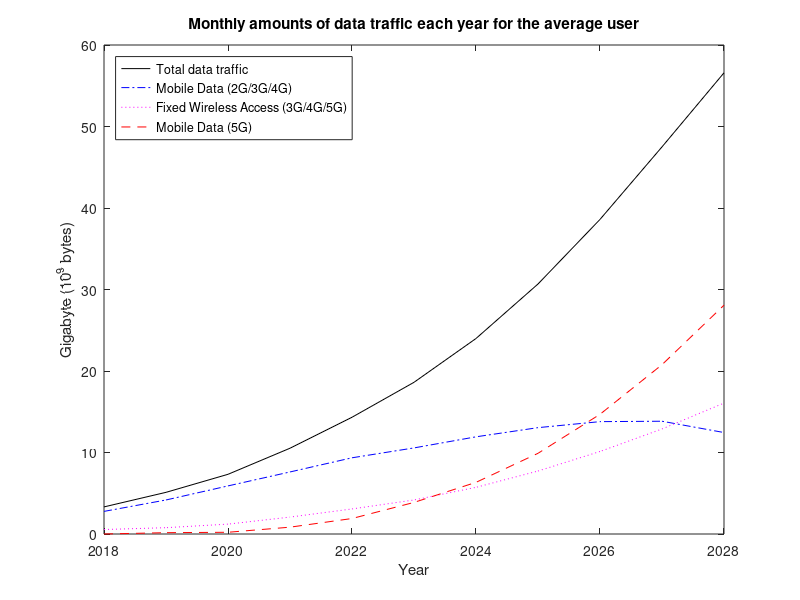
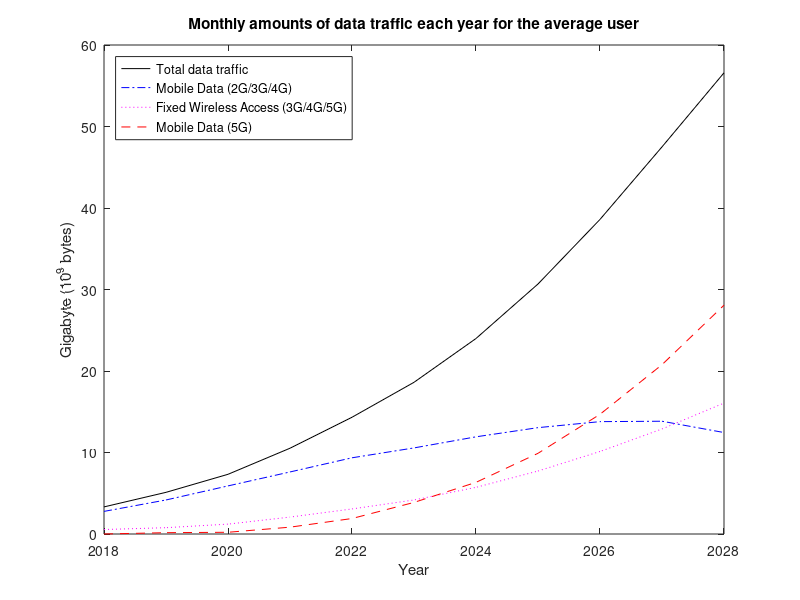
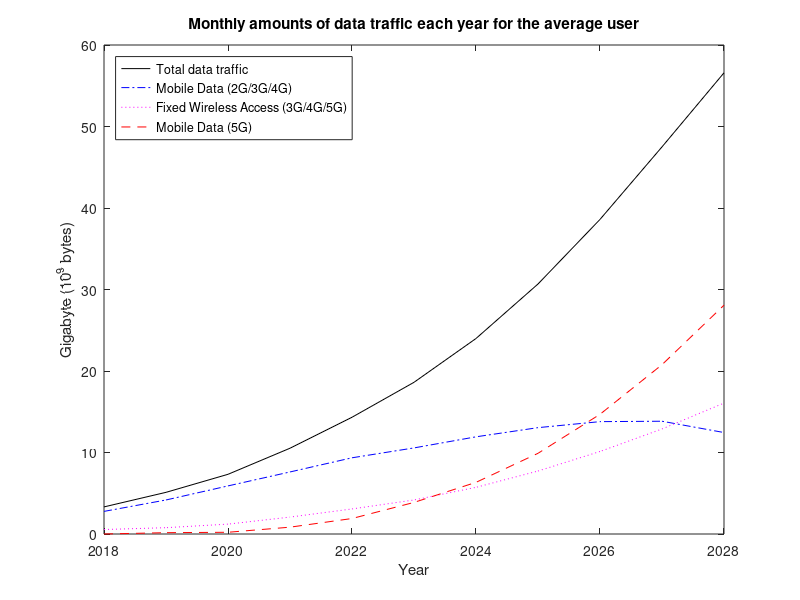
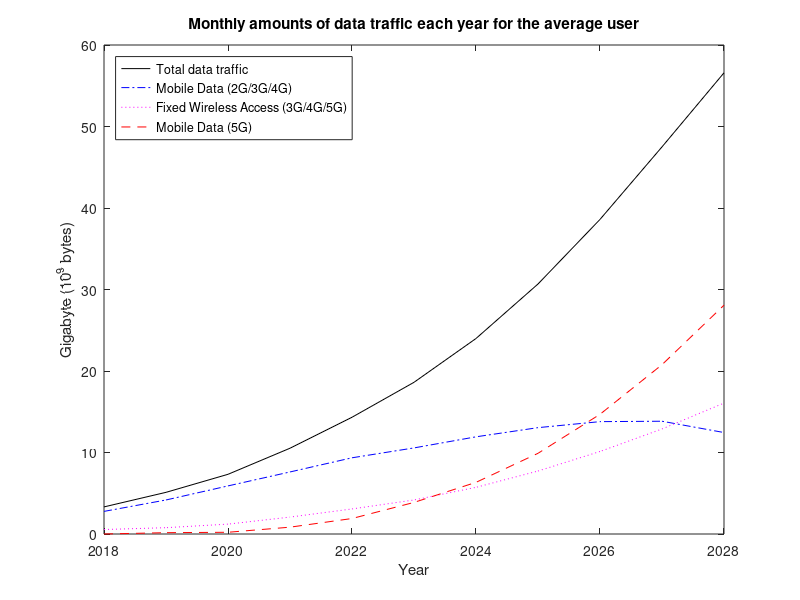

These figures' MATLAB source, in order:
%Alexander Edberg (aleed476)

%1
clear
close all

load datatraffic.mat

%2
plot(years,traffic) %plot Y versus the corresponding values in X

title('Monthly amounts of data traffic each year')
xlabel('Year')
ylabel('Exabyte (10^{18} bytes)')
legend('Mobile Data (2G/3G/4G)', 'Mobile Data (5G)', 'Fixed Wireless Access (3G/4G/5G)', 'Location', 'northwest')


%3
bar(years,traffic) %bar chart plot

title('Monthly amounts of data traffic each year')
xlabel('Year')
ylabel('Exabyte (10^{18} bytes)')
legend('Mobile Data (2G/3G/4G)', 'Mobile Data (5G)', 'Fixed Wireless Access (3G/4G/5G)', 'Location', 'northwest')


%4
subplot(2,1,1); % (n,m,p), n=rows , m=columns, p =position for plot
bar(years,traffic)

title('Monthly amounts of data traffic each year')
xlabel('Year')
ylabel('Exabyte (10^{18} bytes)')
legend('Mobile Data (2G/3G/4G)', 'Mobile Data (5G)', 'Fixed Wireless Access (3G/4G/5G)', 'Location', 'northwest')


subplot(2,1,2); % (n,m,p), n=rows , m=columns, p =position for plot
bar(years,traffic,'stacked') %stacked to get it stacked

title('Monthly amounts of data traffic each year')
xlabel('Year')
ylabel('Exabyte (10^{18} bytes)')
legend('Mobile Data (2G/3G/4G)', 'Mobile Data (5G)', 'Fixed Wireless Access (3G/4G/5G)', 'Location', 'northwest')


%5
clf % clear figure to start plotting without subplot
traffic_avg_per = traffic/(8*10^9); %divide by 8billion to get the traffic for average person
traffic_avg_per = traffic_avg_per*10^9; %Go from exabyte (10^18 byte) to gigabyte (10^9 byte)

plot(years,traffic_avg_per)

title('Monthly amounts of data traffic each year for the average user')
xlabel('Year')
ylabel('Gigabyte (10^{9} bytes)')
legend('Mobile Data (2G/3G/4G)', 'Mobile Data (5G)', 'Fixed Wireless Access (3G/4G/5G)', 'Location', 'northwest')


%6-7

plot(years,sum(traffic_avg_per,2),'k-', years,traffic_avg_per(:,1),'b-.', years,traffic_avg_per(:,3), 'm:', years,traffic_avg_per(:,2),'r--')%,LineWidth=0.5)

title('Monthly amounts of data traffic each year for the average user')
xlabel('Year')
ylabel('Gigabyte (10^{9} bytes)')

legend('Total data traffic', 'Mobile Data (2G/3G/4G)', 'Fixed Wireless Access (3G/4G/5G)', 'Mobile Data (5G)', 'Location', 'northwest')

%8

saveas(gcf,'Data_traffic.fig')
saveas(gcf,'Data_traffic.jpg') %unsharp, bad for reports due to the unsharpness
saveas(gcf,'Data_traffic.png') %unsharp, bad for reports due to the unsharpness
saveas(gcf,'Data_traffic.pdf') %sharp, bad for reports the size of the "figure" is a whole a4 with a lot of blank space padding
saveas(gcf,'Data_traffic.eps', 'epsc') %added epsc flag here to get color, sharp and good for reports

%   Yes the resized changes carried over.

%9

%    Looks fine











